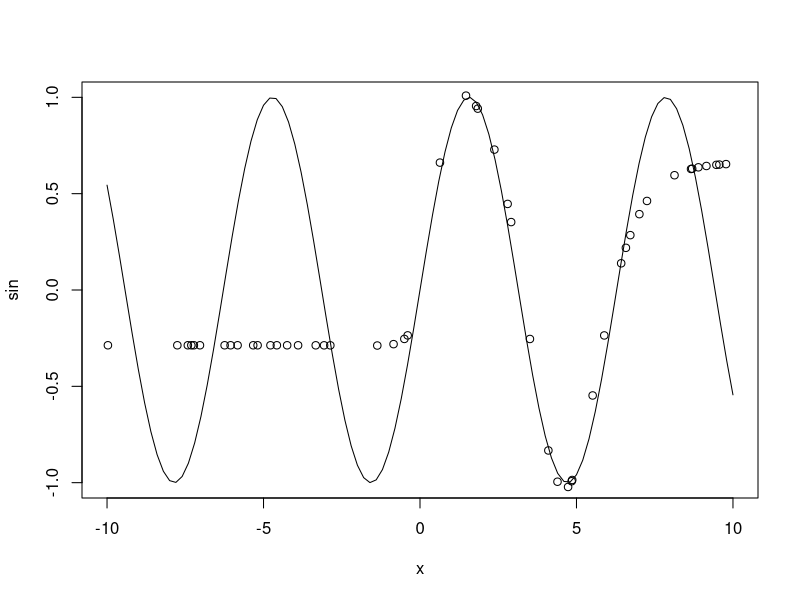
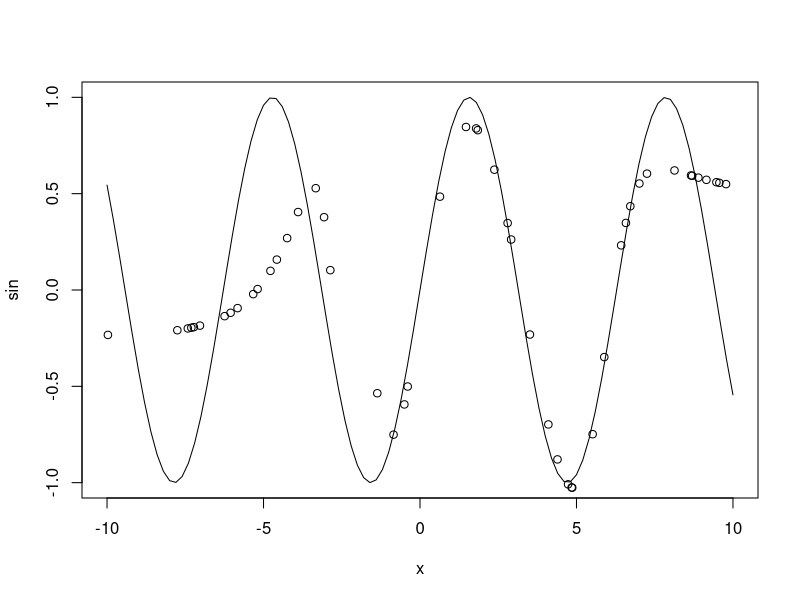

Write the R code that produced these figures, in order.
## ---- chunk 1
set.seed(42)
x<-runif(200, -10, 10)
y<-sin(x)
## ---- chunk 2
weight <-runif(10, -1, 1)
## ---- chunk 3
set.seed(42)
index<-sample(1:length(x),round(0.75*length(x)),replace=FALSE)
reg.train<-data.frame(X=x[index],Y=y[index])
reg.test<-data.frame(X=x[-index],Y=y[-index])
## ---- chunk 4
library(nnet)
set.seed(42)
reg.model.1<-nnet(reg.train$X,reg.train$Y,size=3,maxit=50,Wts=weight,linout=TRUE)
## ---- chunk 5
str(reg.model.1)
## ---- chunk 6
predict.model.1<-predict(reg.model.1,data.frame(X=reg.test$X))
str(predict.model.1)
rmse.reg<-sqrt(sum((reg.test$Y-predict.model.1)^2))
rmse.reg
## ---- chunk 7
plot(sin, -10, 10)
points(reg.test$X,predict.model.1)
## ---- chunk 8
set.seed(42)
reg.model.2<-nnet(reg.train$X,reg.train$Y,size=7,maxit=50,Wts=runif(22, -1, 1),linout=TRUE)


str(reg.model.2)


predict.model.2<-predict(reg.model.2,data.frame(X=reg.test$X))
str(predict.model.2)
## ---- chunk 9
rmse.reg<-sqrt(sum((reg.test$Y-predict.model.2)^2))
rmse.reg
## [1] 2.188407
plot(sin, -10, 10)
points(reg.test$X,predict.model.2)
## ---- chunk 10
data<-iris

scale.data<-data.frame(lapply(data[,1:4], function(x) scale(x)))
scale.data$Species<-data$Species

index<-sample(1:nrow(scale.data),round(0.75*nrow(scale.data)),replace=FALSE)
clust.train<-scale.data[index,]
clust.test<-scale.data[-index,]
## ---- chunk 11
set.seed(42)
clust.model<-nnet(Species~.,size=10,Wts=runif(83, -1, 1),data=clust.train)
## ---- chunk 12
predict.model.clust<-predict(clust.model,clust.test[,1:4],type="class")
## ---- chunk 13
Table<-table(clust.test$Species ,predict.model.clust)
Table

accuracy<-sum(diag(Table))/sum(Table)
accuracy

